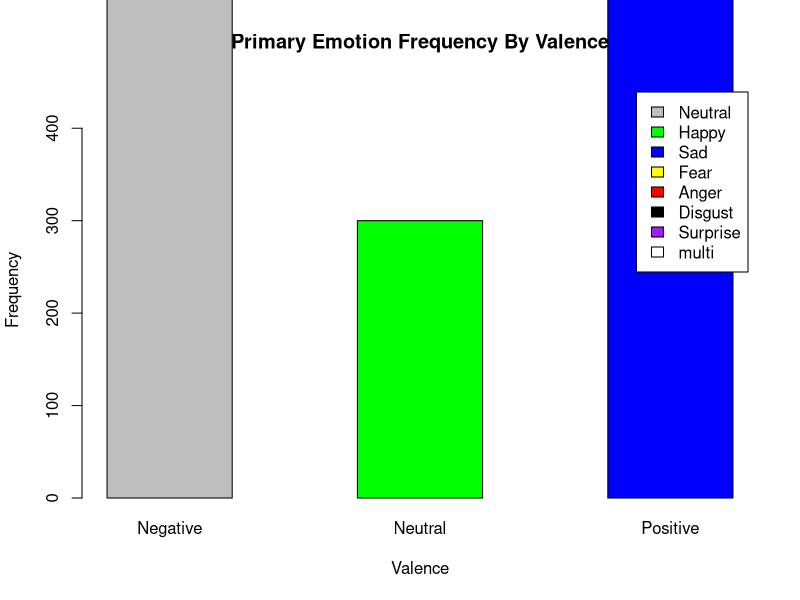

Here is the R script that generated this plot: (Note: this script raises an error after producing the figure.)
library(reshape2)
library(ggplot2)
library(plyr)
library(gridExtra)
library(lubridate)
library(data.table)
Random <- read.csv("Random.csv")
PrimaryEmotions <- table(Random$primary, Random$valence)
barplot(PrimaryEmotions, main="Primary Emotion Frequency By Valence", xlab="Valence", ylab="Frequency", col=c("gray", "green", "blue","yellow","red","black","purple","white"), names.arg=c("Negative","Neutral","Positive"), legend = c("Neutral","Happy","Sad","Fear","Anger","Disgust","Surprise","multi"), ylim=c(0,450), beside=TRUE)
dev.copy2pdf(file='PrimaryEmotions.pdf')

emotionColumns <- c("neutral","happy","sad","fear","anger","disgust","surprise")
emotionColumnsValence <- c("neutral","happy","sad","fear","anger","disgust","surprise","valence")
Emotions <- Random[, match(emotionColumnsValence, names(Random))]
Emotions$valence <- as.character(Emotions$valence)
Melted <- melt(Emotions, id.vars = "valence", measure.vars = emotionColumns)
Melted <- Melted[Melted$value > 0,]

Melted2 <- count(Melted, c('variable','value','valence'))

Negative <- Melted2[Melted2$valence == -1,]
Positive <- Melted2[Melted2$valence == 1,]
Neutral <- Melted2[Melted2$valence == 0,]

plotNegative <- qplot(
Negative$variable,Negative$value,
aes(x=Negative$variable,y=Negative$value),
  xlab = "Emotion",
  ylab = "Weight",
  alpha=I(0.7)
) + geom_point(aes(size=Negative$freq), col="red")

plotNeutral <- qplot(
  Neutral$variable,Neutral$value,
  aes(x=Neutral$variable,y=Neutral$value),
  vxlab = "Emotion",
  ylab = "Weight",
  alpha=I(0.7)
  ) + geom_point(aes(size=Neutral$freq), col="gray")

plotPositive <- qplot(
  Positive$variable,Positive$value,
  aes(x=Positive$variable,y=Positive$value),
  xlab = "Emotion",
  ylab = "Weight",
  alpha=I(0.7)
) + geom_point(aes(size=Positive$freq), col="green")

chartList <- list(plotNegative, plotNeutral, plotPositive)
do.call(grid.arrange, c(chartList, list(ncol=2)))
dev.copy2pdf(file='EmotionsVsWeight.pdf', paper="a4r")

colSds <- function(x) {x}
RandomFormatted <- Random
RandomFormatted$date <- parse_date_time(RandomFormatted$date, orders="ymd")
RandomFormatted$month <- format(RandomFormatted$date, "%m")
RandomSummary <- sapply(split(RandomFormatted[,c(9:15)], list(RandomFormatted$month, RandomFormatted$valence)), FUN=colMeans)
RandomSummary <- t(RandomSummary)

#RandomSummaryNeut <- as.data.frame(RandomFormatted[,c("neutral","month","valence")])
#RandomSummaryHappy <- RandomFormatted[,c("happy","month","valence")]
#RandomSummarySad <- RandomFormatted[,c("sad","month","valence")]
#RandomSummaryFear <- RandomFormatted[,c("fear","month","valence")]
#RandomSummaryAnger <- RandomFormatted[,c("anger","month","valence")]
#RandomSummaryDisgust <- RandomFormatted[,c("disgust","month","valence")]
#RandomSummarySurprise <- RandomFormatted[,c("surprise","month","valence")]

#RandomSummaryNeutSd <- sapply(split(RandomSummaryNeut[,1], list(RandomSummaryNeut$month, RandomSummaryNeut$valence)), FUN=sd)
#RandomSummaryHappySd <- t(sapply(split(RandomSummaryHappy[,1], list(RandomSummaryHappy$month, RandomSummaryHappy$valence)), FUN=sd))
#RandomSummarySadSd <- t(sapply(split(RandomSummarySad[,1], list(RandomSummarySad$month, RandomSummarySad$valence)), FUN=sd))
#RandomSummaryFearSd <- t(sapply(split(RandomSummaryFear[,1], list(RandomSummaryFear$month, RandomSummaryFear$valence)), FUN=sd))
#RandomSummaryAngerSd <- t(sapply(split(RandomSummaryAnger[,1], list(RandomSummaryAnger$month, RandomSummaryAnger$valence)), FUN=sd))
#RandomSummaryDisgustSd <- t(sapply(split(RandomSummaryDisgust[,1], list(RandomSummaryDisgust$month, RandomSummaryDisgust$valence)), FUN=sd))
#RandomSummarySurpriseSd <- t(sapply(split(RandomSummarySurprise[,1], list(RandomSummarySurprise$month, RandomSummarySurprise$valence)), FUN=sd))

RandomFinal <- data.frame(RandomSummary)
RandomFinal <- setDT(RandomFinal, keep.rownames = TRUE)[]
Split <- t(as.data.frame(strsplit(RandomFinal$rn, split="\\.")))
RandomFinal$month <- Split[,1]
RandomFinal$valence <- Split[,2]
RandomFinal$rn <- NULL
SampleCount <- count(RandomFormatted, c("month","valence"))
SampleCountNeg <- SampleCount[SampleCount$valence == "-1",c("month","freq")]
SampleCountNeu <- SampleCount[SampleCount$valence == "0",c("month","freq")]
SampleCountPos <- SampleCount[SampleCount$valence == "1",c("month","freq")]
RandomFinalNeg <- RandomFinal[RandomFinal$valence == "-1",]
RandomFinalNeg$valence <- NULL
RandomFinalNeu <- RandomFinal[RandomFinal$valence == "0",]
RandomFinalNeu$valence <- NULL
RandomFinalPos <- RandomFinal[RandomFinal$valence == "1",]
RandomFinalPos$valence <- NULL
RandomFinalNeg$count <- SampleCountNeg$freq
RandomFinalNeu$count <- SampleCountNeu$freq
RandomFinalNeu <- RandomFinalNeu[1:9,]
RandomFinalPos$count <- SampleCountPos$freq

VectorTotal <- c(0,0,0,0,0,0,0)
maxRange <- nrow(RandomFinalNeg)
CountSum <- sum(RandomFinalNeg$count)
for(i in 1:maxRange)
{
  Count <- RandomFinalNeg$count
  Vector <- as.numeric(RandomFinalNeg[i,])
  Vector <- Vector[1:7]
  VectorWeighted <- Vector *  (Count[i] / CountSum)
  VectorTotal <- VectorTotal + VectorWeighted
}

NegTotal <- t(as.data.frame(VectorTotal))
NegTotal <- cbind(NegTotal,"-1")
colnames(NegTotal) <- emotionColumnsValence

VectorTotal <- c(0,0,0,0,0,0,0)
maxRange <- nrow(RandomFinalNeu)
CountSum <- sum(RandomFinalNeu$count)
for(i in 1:maxRange)
{
  Count <- RandomFinalNeu$count
  Vector <- as.numeric(RandomFinalNeu[i,])
  Vector <- Vector[1:7]
  VectorWeighted <- Vector *  (Count[i] / CountSum)
  VectorTotal <- VectorTotal + VectorWeighted
}

NeuTotal <- t(as.data.frame(VectorTotal))
NeuTotal = cbind(NeuTotal,"0")
colnames(NeuTotal) <- emotionColumnsValence

VectorTotal <- c(0,0,0,0,0,0,0)
maxRange <- nrow(RandomFinalPos)
CountSum <- sum(RandomFinalPos$count)
for(i in 1:maxRange)
{
  Count <- RandomFinalPos$count
  Vector <- as.numeric(RandomFinalPos[i,])
  Vector <- Vector[1:7]
  VectorWeighted <- Vector *  (Count[i] / CountSum)
  VectorTotal <- VectorTotal + VectorWeighted
}

PosTotal <- t(as.data.frame(VectorTotal))
PosTotal <- cbind(PosTotal, "1")
colnames(PosTotal) <- emotionColumnsValence

EmotionFactors <- as.factor(emotionColumns)

plotNegative <- qplot(
  EmotionFactors,NegTotal[1:7],
  xlab = "Emotion",
  ylab = "Weight",
  alpha=I(0.7)
) + 
  geom_line(col="red", aes(group=1)) +
  ggtitle("Average Weight by Emotion\n(Negative)")

plotNeutral <- qplot(
  EmotionFactors,NeuTotal[1:7],
  xlab = "Emotion",
  ylab = "Weight",
  alpha=I(0.7)
) + 
  geom_line(col="gray", aes(group=1)) +
  ggtitle("Average Weight by Emotion\n(Neutral)")

plotPositive <- qplot(
  EmotionFactors,PosTotal[1:7],
  xlab = "Emotion",
  ylab = "Weight",
  alpha=I(0.7)
) + 
  geom_line(col="green", aes(group=1)) +
  ggtitle("Average Weight by Emotion\n(Positive)")

chartList <- list(plotNegative, plotNeutral, plotPositive)
do.call(grid.arrange, c(chartList, list(ncol=2)))
dev.copy2pdf(file='AverageRandomWeights.pdf', width=10)

#barplot(PrimaryEmotions, main="Primary Emotion Frequency By Valence", xlab="Valence", ylab="Frequency", col=c("gray", "green", "blue","yellow","red","black","purple","white"), names.arg=c("Negative","Neutral","Positive"), legend = c("Neutral","Happy","Sad","Fear","Anger","Disgust","Surprise","multi"), ylim=c(0,450), beside=TRUE)
#dev.copy2pdf(file='PrimaryEmotions.pdf')
